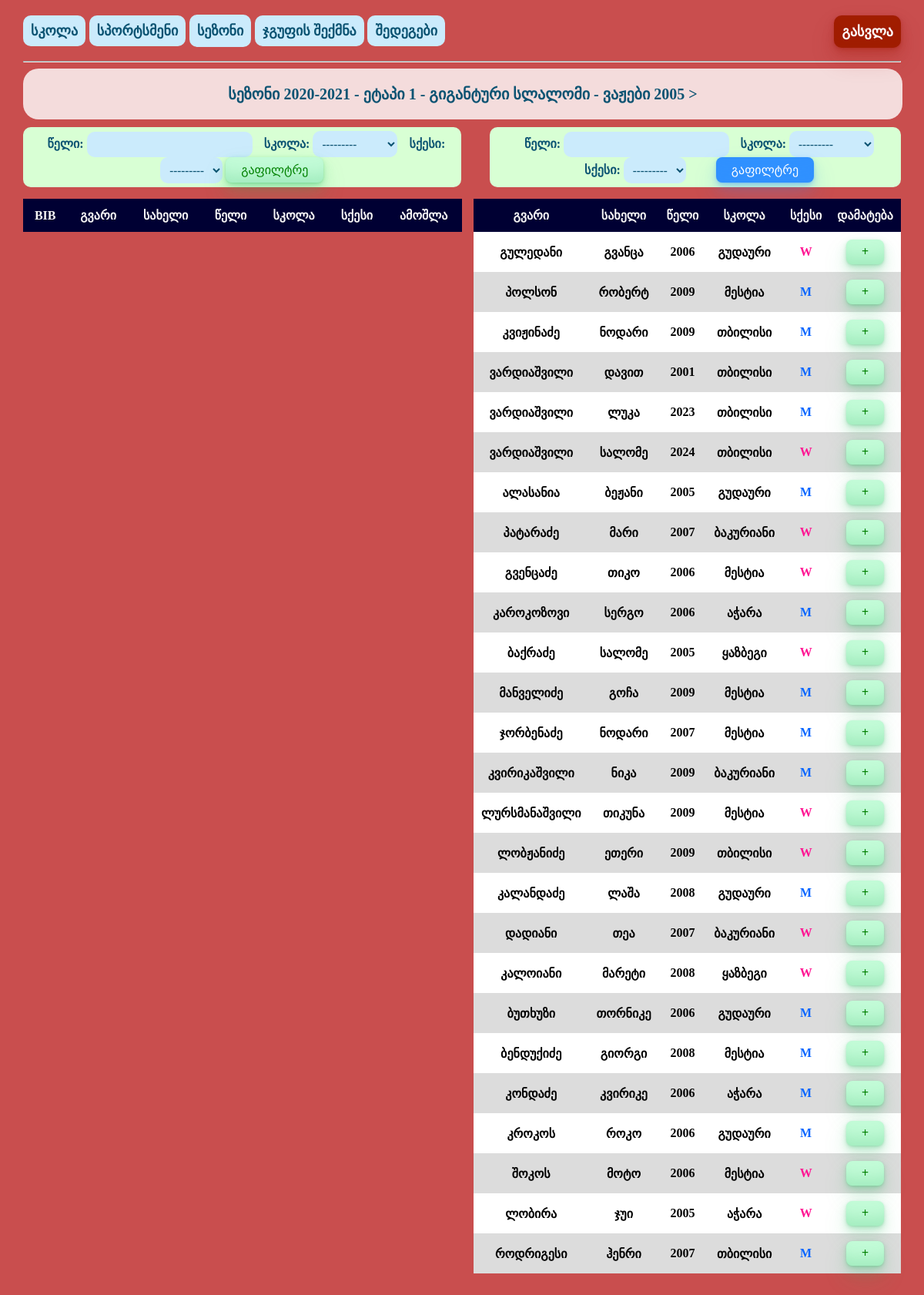
Page /staff/shuffle/12 (signed in) on the earlier database version.
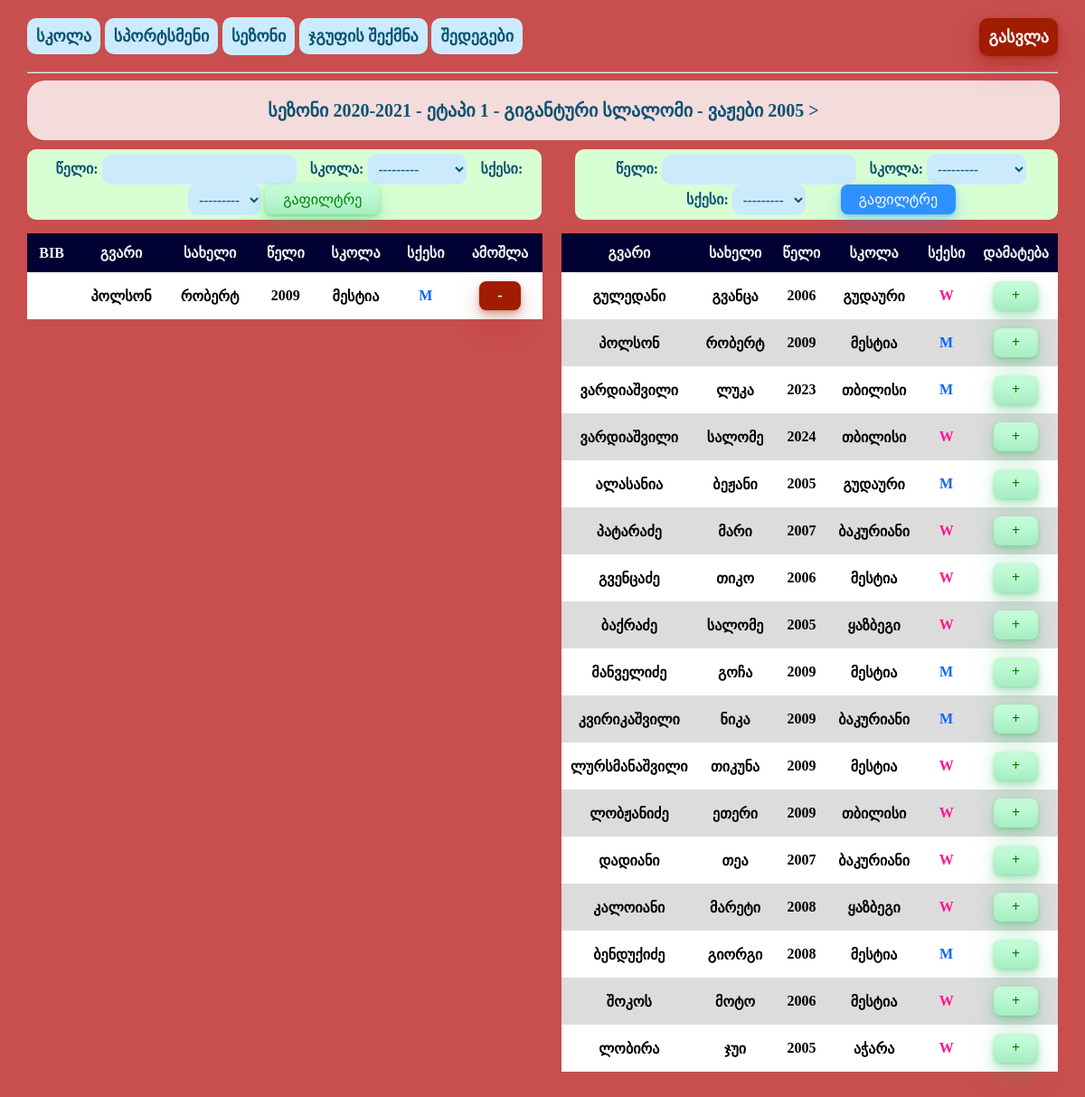
Same page on the later database version.
### staff/models.py (models this page shows, shortened)
class Competitor(models.Model):
    surname = models.CharField(max_length=40, )
    name = models.CharField(max_length=30)
    year = models.IntegerField()
    school = models.ForeignKey(School, on_delete=models.SET_NULL, null=True)
    gender = models.ForeignKey(Gender, on_delete=models.SET_NULL, null=True)
    class Meta:
        db_table = 'staff_competitor'

class School(models.Model):
    school_name = models.CharField(max_length=20)
    def __str__(self):
        return self.school_name

class Gender(models.Model):
    gender = models.CharField(max_length=3)
    def __str__(self):
        return self.gender

### staff/views.py (the view)
# urls.py: path('shuffle/<int:pk>', views.shuffle, name='shuffle-add'),
@login_required(login_url='login')
def shuffle(request, pk):
    room = Shake.objects.get(pk=pk)
    competitors = Competitor.objects.all()
    myfilter = Orderfilter(request.GET, queryset=competitors)
    competitors = myfilter.qs
    if request.GET.get('competitor'):
        competitors_id = request.GET.get('competitor')
        sub_competitors = Competitor.objects.get(id=competitors_id)
        room.participants.add(sub_competitors.id)
    if request.GET.get('delete'):
        competitors_id = request.GET.get('delete')
        sub_competitors = Competitor.objects.get(id=competitors_id)
        room.participants.remove(sub_competitors.id)
    else:
        competitors_id = ""
        sub_competitors = ""
    context = {'myfilter': myfilter, 'room': room, 'competitors': competitors, 'sub_competitors': sub_competitors}
    return render(request, 'staff/shuffle-add.html', context)

### staff/models.py (called while the page is built)
    def __str__(self):
        return self.season_name

    def __str__(self):
        return self.stage_name

    def __str__(self):
        return self.group_name

    def __str__(self):
        return self.discipline_name

### staff/templatetags/add_get_parameter.py (called while the page is built)
@register.tag
def add_get(parser, token):
    pairs = token.split_contents()[1:]
    values = {}
    for pair in pairs:
        s = pair.split('=', 1)
        values[s[0]] = parser.compile_filter(s[1])
    return AddGetParameter(values)

    def render(self, context):
        req = django.template.Variable('request').resolve(context)
        params = req.GET.copy()
        for key, value in self.values.items():
            params[key] = value.resolve(context)
        return '?%s' % params.urlencode()

### staff/templates/staff/shuffle-add.html (shortened to what this page needs)
{% extends 'staff/base.html' %}
{% block content %}
 {% load add_get_parameter %}
<body>
<div class="group_header">
    <p class="group_header_txt">
        {{ room.season_name }} - {{ room.stage_name }} -
    {{ room.discipline }} - {{ room.group_name }}</p>
</div>
<form style="width:49%;float:left;" class="filter-form" method="get">
    <label for="id_year">წელი:</label>
    {{myfilter.form.year}}
    <label for="id_school">სკოლა:</label>
    {{myfilter.form.school}}
    <label for="id_gender">სქესი:</label>
    {{myfilter.form.gender}}
    <button class="button-33"  type="submit">
        გაფილტრე
    </button>
</form>
<form style="width:46%;float:right;" class="filter-form" method="get">
    <label for="id_year">წელი:</label>
    {{myfilter.form.year}}
    <label for="id_school">სკოლა:</label>
    {{myfilter.form.school}}
    <label for="id_gender">სქესი:</label>
    {{myfilter.form.gender}}
    <button class="button-33" id="filter_btn" type="submit">
        გაფილტრე
    </button>
</form>
<div>
    <table class="competitors" style="float: left;width:50%;">
        <tr>
            <th>BIB</th>
            <th>გვარი</th>
            <th>სახელი</th>
            <th>წელი</th>
            <th>სკოლა</th>
            <th>სქესი</th>
            <th>ამოშლა</th>
        </tr>
        <tr>
            {% for i in room.participants.all %}
                <tr>
                    <td>{{i.bib}}</td>
                    <td>{{i.surname}}</td>
                    <td>{{i.name}}</td>
                    <td>{{i.year}}</td>
                    <td>{{i.school}}</td>
                    <td class="{{ i.gender }}" >{{ i.gender }}</td>
                    <td><a class="button-33" id="delete_btn" href="{% add_get delete=i.id competitor='' %}"> - </a></td>
                </tr>
            {% endfor %}
        </tr>
    </table>
    <table class="competitors" style="float: right;width:46%;margin-left:4px;">
        <tr>
            <th>გვარი</th>
            <th>სახელი</th>
            <th>წელი</th>
            <th>სკოლა</th>
            <th>სქესი</th>
            <th>დამატება</th>
        </tr>
        <tr>
            {% for competitor in competitors %}
                    <tr>
                        <td>{{ competitor.surname }}</td>
                        <td>{{ competitor.name }}</td>
                        <td>{{ competitor.year }}</td>
                        <td>{{ competitor.school }}</td>
                        <td class="{{ competitor.gender }}" >{{ competitor.gender }}</td>
                        <td>
                            <a class="button-33" href="{% add_get competitor=competitor.id delete=''%}"> + </a>
                        </td>
                    </tr>
            {% endfor %}
        </tr>
    </table>
</div>
</body>
{% endblock content %}

Differences in the rows shown:
removed Competitor: surname "კვიჟინაძე", name "ნოდარი", year "2009", school "თბილისი", gender "M", shown under "სკოლასპორტსმენიჯგუფის შექმნაშედეგებიგასვლა"
removed Competitor: surname "ვარდიაშვილი", name "დავით", year "2001", school "თბილისი", gender "M", shown under "სკოლასპორტსმენიჯგუფის შექმნაშედეგებიგასვლა"
removed Competitor: surname "კაროკოზოვი", name "სერგო", year "2006", school "აჭარა", gender "M", shown under "სკოლასპორტსმენიჯგუფის შექმნაშედეგებიგასვლა"
removed Competitor: surname "ჯორბენაძე", name "ნოდარი", year "2007", school "მესტია", gender "M", shown under "სკოლასპორტსმენიჯგუფის შექმნაშედეგებიგასვლა"
removed Competitor: surname "კალანდაძე", name "ლაშა", year "2008", school "გუდაური", gender "M", shown under "სკოლასპორტსმენიჯგუფის შექმნაშედეგებიგასვლა"
removed Competitor: surname "ბუთხუზი", name "თორნიკე", year "2006", school "გუდაური", gender "M", shown under "სკოლასპორტსმენიჯგუფის შექმნაშედეგებიგასვლა"
removed Competitor: surname "კონდაძე", name "კვირიკე", year "2006", school "აჭარა", gender "M", shown under "სკოლასპორტსმენიჯგუფის შექმნაშედეგებიგასვლა"
removed Competitor: surname "კროკოს", name "როკო", year "2006", school "გუდაური", gender "M", shown under "სკოლასპორტსმენიჯგუფის შექმნაშედეგებიგასვლა"
removed Competitor: surname "როდრიგესი", name "ჰენრი", year "2007", school "თბილისი", gender "M", shown under "სკოლასპორტსმენიჯგუფის შექმნაშედეგებიგასვლა"
now on one of the page's lists (row unchanged): Competitor: surname "პოლსონ", name "რობერტ", year "2009", school "მესტია", gender "M"
